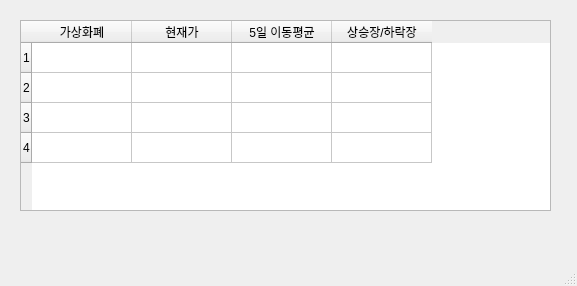
<?xml version="1.0" encoding="UTF-8"?>
<ui version="4.0">
 <class>MainWindow</class>
 <widget class="QMainWindow" name="MainWindow">
  <property name="geometry">
   <rect>
    <x>0</x>
    <y>0</y>
    <width>577</width>
    <height>286</height>
   </rect>
  </property>
  <property name="windowTitle">
   <string>가상화폐 상승장/하락장 알리미</string>
  </property>
  <widget class="QWidget" name="centralwidget">
   <widget class="QTableWidget" name="tableWidget">
    <property name="geometry">
     <rect>
      <x>20</x>
      <y>20</y>
      <width>531</width>
      <height>191</height>
     </rect>
    </property>
    <property name="rowCount">
     <number>4</number>
    </property>
    <row/>
    <row/>
    <row/>
    <row/>
    <column>
     <property name="text">
      <string>가상화폐</string>
     </property>
    </column>
    <column>
     <property name="text">
      <string>현재가</string>
     </property>
    </column>
    <column>
     <property name="text">
      <string>5일 이동평균</string>
     </property>
    </column>
    <column>
     <property name="text">
      <string>상승장/하락장</string>
     </property>
    </column>
   </widget>
  </widget>
  <widget class="QMenuBar" name="menubar">
   <property name="geometry">
    <rect>
     <x>0</x>
     <y>0</y>
     <width>577</width>
     <height>26</height>
    </rect>
   </property>
  </widget>
  <widget class="QStatusBar" name="statusbar"/>
 </widget>
 <resources/>
 <connections/>
</ui>
